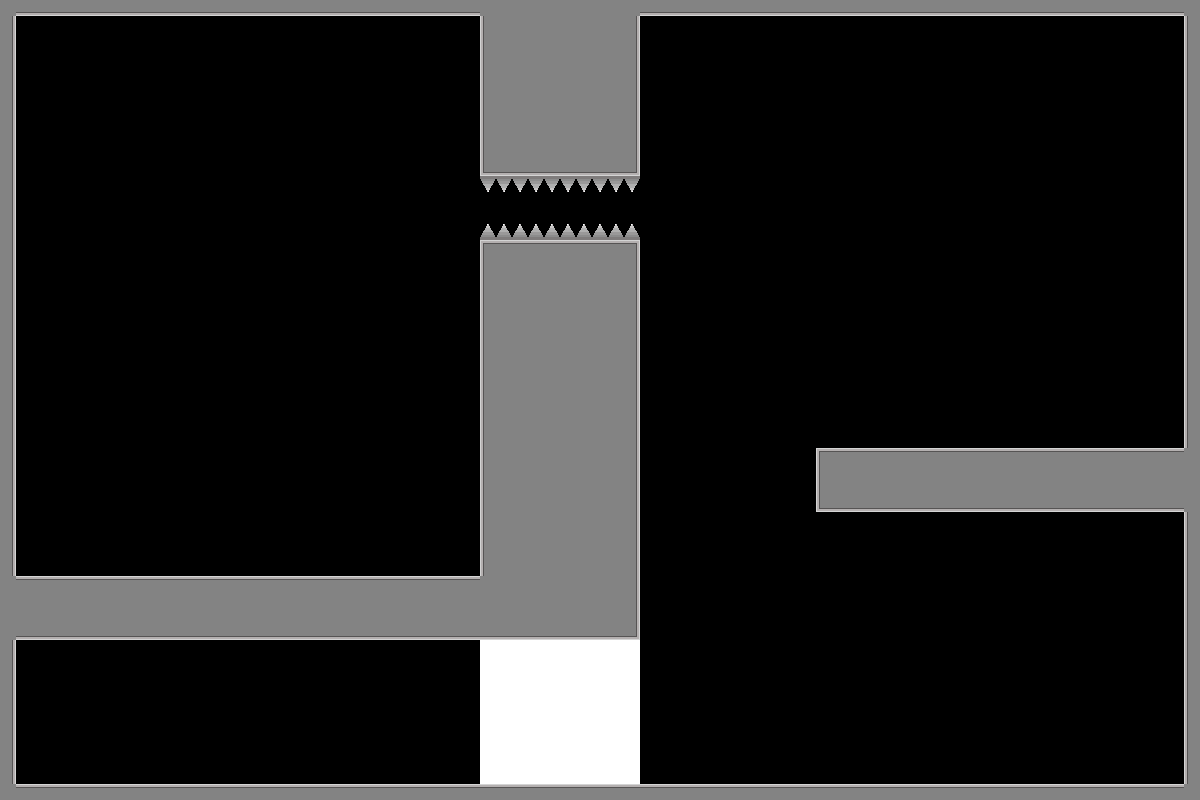

A 2D game scene composited from a Tiled map and its tileset images. What follows is a short description and the map's XML, with each tile layer's data collapsed to a summary:
An orthogonal 75x50 tile map with 16x16 px tiles, 1 tile layer (Tile Layer 1) and 7 objects (2x clock, 2x bad_guy, tp_bullet, white_button, ghost_bullet).

<map version="1.10" tiledversion="1.12.2" orientation="orthogonal" renderorder="right-down" width="75" height="50" tilewidth="16" tileheight="16" infinite="0" nextlayerid="3" nextobjectid="9">
 <tileset firstgid="1" source="place_holder_tileset.tsx" />
 <layer id="1" name="Tile Layer 1" width="75" height="50">
  <data>[3750 cells, 914 non-empty, 12 distinct tile ids]</data>
 </layer>
 <objectgroup id="2" name="object_layer">
  <object id="1" name="tp_bullet" x="217.946" y="277.492" width="60" height="60">
   <properties>
    <property name="ability_type" value="tp_bullet" />
   </properties>
  </object>
  <object id="2" name="time_stop" type="clock" x="328.014" y="157.185" width="80" height="80">
   <properties>
    <property name="ability_type" value="clock" />
   </properties>
   <ellipse />
  </object>
  <object id="3" name="time_stop" type="clock" x="1083.57" y="345.585" width="80" height="80">
   <properties>
    <property name="ability_type" value="clock" />
   </properties>
   <ellipse />
  </object>
  <object id="5" name="bad_guy" x="372.418" y="669.315" width="40" height="110">
   <properties>
    <property name="obj_type" value="bad_guy" />
   </properties>
  </object>
  <object id="6" name="white_button" x="957.642" y="59.3055" width="132.71" height="43.4324" rotation="180">
   <properties>
    <property name="obj_type" value="button" />
   </properties>
  </object>
  <object id="7" name="bad_guy" x="978.617" y="672.243" width="40" height="110">
   <properties>
    <property name="obj_type" value="bad_guy" />
   </properties>
  </object>
  <object id="8" name="ghost_bullet" x="1089.66" y="181.828" width="60" height="60">
   <properties>
    <property name="ability_type" value="ghost_bullet" />
   </properties>
  </object>
 </objectgroup>
</map>
